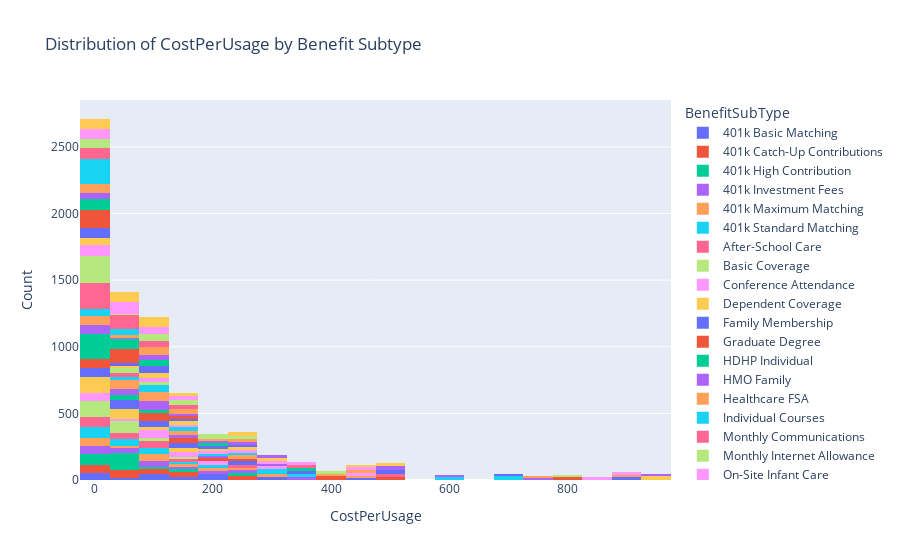
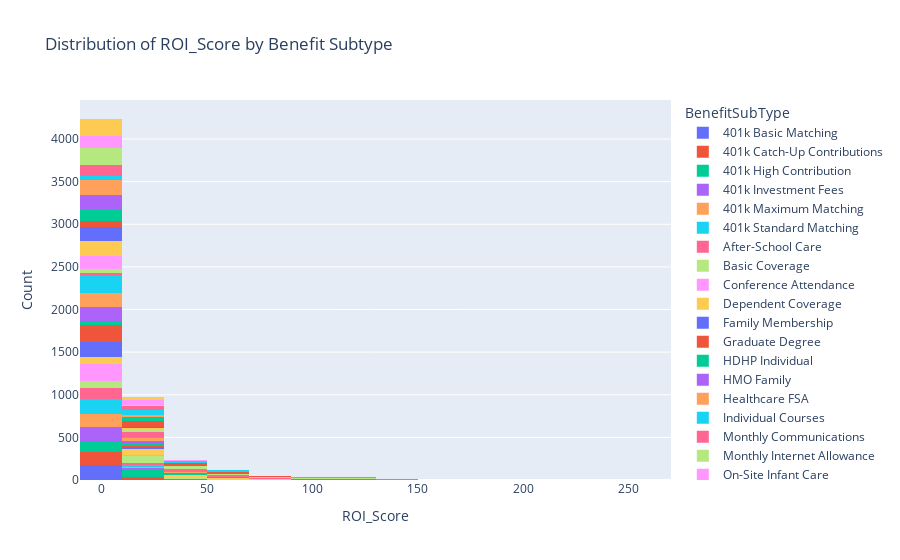

The notebook cell these images were saved under, in order:
### Markdown cell above
## Cost Efficiency and Subcategory Analysis

### Code cell
import warnings
warnings.filterwarnings("ignore")

# Calculate cost-per-usage by BenefitID/BenefitSubType
merged['CostPerUsage'] = merged['BenefitCost'] / merged['UsageFrequency'].replace(0, np.nan)  # Avoid division by zero
merged['CostPerUsage'].fillna(0, inplace=True)  # Fill NaN with 0 for no usage  

# Develop an ROI score (normalize cost-per-usage and satisfaction score)

# Normalize cost-per-usage
max_cost = merged['CostPerUsage'].max()
min_cost = merged['CostPerUsage'].min()
merged['NormalizedCost'] = (merged['CostPerUsage'] - min_cost) / (max_cost - min_cost)

# Normalize satisfaction score
max_satisfaction = merged['SatisfactionScore'].max()
min_satisfaction = merged['SatisfactionScore'].min()
merged['NormalizedSatisfaction'] = (merged['SatisfactionScore'] - min_satisfaction) / (max_satisfaction - min_satisfaction)

# Calculate ROI score
# Those that have no cost or satisfaction will have NaN ROI, which we can handle later
merged['ROI_Score'] = merged['NormalizedSatisfaction'] / merged['NormalizedCost'].replace(0, np.nan)  # Avoid division by zero

# Distribution of cost per usage by BenefitSubType

def create_distribution_plot(df, x_col):
    fig = px.histogram(
        df,
        x=x_col,
        color='BenefitSubType',
        nbins=20,
        category_orders={'BenefitSubType': sorted(df['BenefitSubType'].unique())},
        labels={x_col: x_col},
        title="Distribution of " + x_col + " by Benefit Subtype"
    )
    fig.update_layout(xaxis_title=f'{x_col}', yaxis_title='Count')
    fig.show()

create_distribution_plot(merged, 'CostPerUsage')
create_distribution_plot(merged, 'ROI_Score')

### Figure 1 — Plotly figure (JSON) as saved in the notebook; plotly's stock layout.template omitted (floating-point values rounded to 4 significant figures; data arrays with more than 128 entries replaced by an {"elided": "..."} marker saying what was removed)
{"data": [{"bingroup": "x", "hovertemplate": "BenefitSubType=401k Basic Matching<br>CostPerUsage=%{x}<br>count=%{y}<extra></extra>", "legendgroup": "401k Basic Matching", "marker": {"color": "#636efa", "pattern": {"shape": ""}}, "name": "401k Basic Matching", "nbinsx": 20, "orientation": "v", "showlegend": true, "type": "histogram", "x": {"elided": "238 float values"}, "xaxis": "x", "yaxis": "y"}, {"bingroup": "x", "hovertemplate": "BenefitSubType=401k Catch-Up Contributions<br>CostPerUsage=%{x}<br>count=%{y}<extra></extra>", "legendgroup": "401k Catch-Up Contributions", "marker": {"color": "#EF553B", "pattern": {"shape": ""}}, "name": "401k Catch-Up Contributions", "nbinsx": 20, "orientation": "v", "showlegend": true, "type": "histogram", "x": {"elided": "251 float values"}, "xaxis": "x", "yaxis": "y"}, {"bingroup": "x", "hovertemplate": "BenefitSubType=401k High Contribution<br>CostPerUsage=%{x}<br>count=%{y}<extra></extra>", "legendgroup": "401k High Contribution", "marker": {"color": "#00cc96", "pattern": {"shape": ""}}, "name": "401k High Contribution", "nbinsx": 20, "orientation": "v", "showlegend": true, "type": "histogram", "x": {"elided": "266 float values"}, "xaxis": "x", "yaxis": "y"}, {"bingroup": "x", "hovertemplate": "BenefitSubType=401k Investment Fees<br>CostPerUsage=%{x}<br>count=%{y}<extra></extra>", "legendgroup": "401k Investment Fees", "marker": {"color": "#ab63fa", "pattern": {"shape": ""}}, "name": "401k Investment Fees", "nbinsx": 20, "orientation": "v", "showlegend": true, "type": "histogram", "x": {"elided": "246 float values"}, "xaxis": "x", "yaxis": "y"}, {"bingroup": "x", "hovertemplate": "BenefitSubType=401k Maximum Matching<br>CostPerUsage=%{x}<br>count=%{y}<extra></extra>", "legendgroup": "401k Maximum Matching", "marker": {"color": "#FFA15A", "pattern": {"shape": ""}}, "name": "401k Maximum Matching", "nbinsx": 20, "orientation": "v", "showlegend": true, "type": "histogram", "x": {"elided": "233 float values"}, "xaxis": "x", "yaxis": "y"}, {"bingroup": "x", "hovertemplate": "BenefitSubType=401k Standard Matching<br>CostPerUsage=%{x}<br>count=%{y}<extra></extra>", "legendgroup": "401k Standard Matching", "marker": {"color": "#19d3f3", "pattern": {"shape": ""}}, "name": "401k Standard Matching", "nbinsx": 20, "orientation": "v", "showlegend": true, "type": "histogram", "x": {"elided": "282 float values"}, "xaxis": "x", "yaxis": "y"}, {"bingroup": "x", "hovertemplate": "BenefitSubType=After-School Care<br>CostPerUsage=%{x}<br>count=%{y}<extra></extra>", "legendgroup": "After-School Care", "marker": {"color": "#FF6692", "pattern": {"shape": ""}}, "name": "After-School Care", "nbinsx": 20, "orientation": "v", "showlegend": true, "type": "histogram", "x": {"elided": "237 float values"}, "xaxis": "x", "yaxis": "y"}, {"bingroup": "x", "hovertemplate": "BenefitSubType=Basic Coverage<br>CostPerUsage=%{x}<br>count=%{y}<extra></extra>", "legendgroup": "Basic Coverage", "marker": {"color": "#B6E880", "pattern": {"shape": ""}}, "name": "Basic Coverage", "nbinsx": 20, "orientation": "v", "showlegend": true, "type": "histogram", "x": {"elided": "245 float values"}, "xaxis": "x", "yaxis": "y"}, {"bingroup": "x", "hovertemplate": "BenefitSubType=Conference Attendance<br>CostPerUsage=%{x}<br>count=%{y}<extra></extra>", "legendgroup": "Conference Attendance", "marker": {"color": "#FF97FF", "pattern": {"shape": ""}}, "name": "Conference Attendance", "nbinsx": 20, "orientation": "v", "showlegend": true, "type": "histogram", "x": {"elided": "267 float values"}, "xaxis": "x", "yaxis": "y"}, {"bingroup": "x", "hovertemplate": "BenefitSubType=Dependent Coverage<br>CostPerUsage=%{x}<br>count=%{y}<extra></extra>", "legendgroup": "Dependent Coverage", "marker": {"color": "#FECB52", "pattern": {"shape": ""}}, "name": "Dependent Coverage", "nbinsx": 20, "orientation": "v", "showlegend": true, "type": "histogram", "x": {"elided": "250 float values"}, "xaxis": "x", "yaxis": "y"}, {"bingroup": "x", "hovertemplate": "BenefitSubType=Family Membership<br>CostPerUsage=%{x}<br>count=%{y}<extra></extra>", "legendgroup": "Family Membership", "marker": {"color": "#636efa", "pattern": {"shape": ""}}, "name": "Family Membership", "nbinsx": 20, "orientation": "v", "showlegend": true, "type": "histogram", "x": {"elided": "262 float values"}, "xaxis": "x", "yaxis": "y"}, {"bingroup": "x", "hovertemplate": "BenefitSubType=Graduate Degree<br>CostPerUsage=%{x}<br>count=%{y}<extra></extra>", "legendgroup": "Graduate Degree", "marker": {"color": "#EF553B", "pattern": {"shape": ""}}, "name": "Graduate Degree", "nbinsx": 20, "orientation": "v", "showlegend": true, "type": "histogram", "x": {"elided": "273 float values"}, "xaxis": "x", "yaxis": "y"}, {"bingroup": "x", "hovertemplate": "BenefitSubType=HDHP Individual<br>CostPerUsage=%{x}<br>count=%{y}<extra></extra>", "legendgroup": "HDHP Individual", "marker": {"color": "#00cc96", "pattern": {"shape": ""}}, "name": "HDHP Individual", "nbinsx": 20, "orientation": "v", "showlegend": true, "type": "histogram", "x": {"elided": "241 float values"}, "xaxis": "x", "yaxis": "y"}, {"bingroup": "x", "hovertemplate": "BenefitSubType=HMO Family<br>CostPerUsage=%{x}<br>count=%{y}<extra></extra>", "legendgroup": "HMO Family", "marker": {"color": "#ab63fa", "pattern": {"shape": ""}}, "name": "HMO Family", "nbinsx": 20, "orientation": "v", "showlegend": true, "type": "histogram", "x": {"elided": "254 float values"}, "xaxis": "x", "yaxis": "y"}, {"bingroup": "x", "hovertemplate": "BenefitSubType=Healthcare FSA<br>CostPerUsage=%{x}<br>count=%{y}<extra></extra>", "legendgroup": "Healthcare FSA", "marker": {"color": "#FFA15A", "pattern": {"shape": ""}}, "name": "Healthcare FSA", "nbinsx": 20, "orientation": "v", "showlegend": true, "type": "histogram", "x": {"elided": "266 float values"}, "xaxis": "x", "yaxis": "y"}, {"bingroup": "x", "hovertemplate": "BenefitSubType=Individual Courses<br>CostPerUsage=%{x}<br>count=%{y}<extra></extra>", "legendgroup": "Individual Courses", "marker": {"color": "#19d3f3", "pattern": {"shape": ""}}, "name": "Individual Courses", "nbinsx": 20, "orientation": "v", "showlegend": true, "type": "histogram", "x": {"elided": "266 float values"}, "xaxis": "x", "yaxis": "y"}, {"bingroup": "x", "hovertemplate": "BenefitSubType=Monthly Communications<br>CostPerUsage=%{x}<br>count=%{y}<extra></extra>", "legendgroup": "Monthly Communications", "marker": {"color": "#FF6692", "pattern": {"shape": ""}}, "name": "Monthly Communications", "nbinsx": 20, "orientation": "v", "showlegend": true, "type": "histogram", "x": {"elided": "227 float values"}, "xaxis": "x", "yaxis": "y"}, {"bingroup": "x", "hovertemplate": "BenefitSubType=Monthly Internet Allowance<br>CostPerUsage=%{x}<br>count=%{y}<extra></extra>", "legendgroup": "Monthly Internet Allowance", "marker": {"color": "#B6E880", "pattern": {"shape": ""}}, "name": "Monthly Internet Allowance", "nbinsx": 20, "orientation": "v", "showlegend": true, "type": "histogram", "x": {"elided": "255 float values"}, "xaxis": "x", "yaxis": "y"}, {"bingroup": "x", "hovertemplate": "BenefitSubType=On-Site Infant Care<br>CostPerUsage=%{x}<br>count=%{y}<extra></extra>", "legendgroup": "On-Site Infant Care", "marker": {"color": "#FF97FF", "pattern": {"shape": ""}}, "name": "On-Site Infant Care", "nbinsx": 20, "orientation": "v", "showlegend": true, "type": "histogram", "x": {"elided": "239 float values"}, "xaxis": "x", "yaxis": "y"}, {"bingroup": "x", "hovertemplate": "BenefitSubType=PPO Family<br>CostPerUsage=%{x}<br>count=%{y}<extra></extra>", "legendgroup": "PPO Family", "marker": {"color": "#FECB52", "pattern": {"shape": ""}}, "name": "PPO Family", "nbinsx": 20, "orientation": "v", "showlegend": true, "type": "histogram", "x": {"elided": "237 float values"}, "xaxis": "x", "yaxis": "y"}, {"bingroup": "x", "hovertemplate": "BenefitSubType=PPO Individual<br>CostPerUsage=%{x}<br>count=%{y}<extra></extra>", "legendgroup": "PPO Individual", "marker": {"color": "#636efa", "pattern": {"shape": ""}}, "name": "PPO Individual", "nbinsx": 20, "orientation": "v", "showlegend": true, "type": "histogram", "x": {"elided": "248 float values"}, "xaxis": "x", "yaxis": "y"}, {"bingroup": "x", "hovertemplate": "BenefitSubType=Premium Discount Tier 1<br>CostPerUsage=%{x}<br>count=%{y}<extra></extra>", "legendgroup": "Premium Discount Tier 1", "marker": {"color": "#EF553B", "pattern": {"shape": ""}}, "name": "Premium Discount Tier 1", "nbinsx": 20, "orientation": "v", "showlegend": true, "type": "histogram", "x": {"elided": "262 float values"}, "xaxis": "x", "yaxis": "y"}, {"bingroup": "x", "hovertemplate": "BenefitSubType=Professional Certification<br>CostPerUsage=%{x}<br>count=%{y}<extra></extra>", "legendgroup": "Professional Certification", "marker": {"color": "#00cc96", "pattern": {"shape": ""}}, "name": "Professional Certification", "nbinsx": 20, "orientation": "v", "showlegend": true, "type": "histogram", "x": {"elided": "242 float values"}, "xaxis": "x", "yaxis": "y"}, {"bingroup": "x", "hovertemplate": "BenefitSubType=Supplemental High Amount<br>CostPerUsage=%{x}<br>count=%{y}<extra></extra>", "legendgroup": "Supplemental High Amount", "marker": {"color": "#ab63fa", "pattern": {"shape": ""}}, "name": "Supplemental High Amount", "nbinsx": 20, "orientation": "v", "showlegend": true, "type": "histogram", "x": {"elided": "232 float values"}, "xaxis": "x", "yaxis": "y"}, {"bingroup": "x", "hovertemplate": "BenefitSubType=Supplemental Standard<br>CostPerUsage=%{x}<br>count=%{y}<extra></extra>", "legendgroup": "Supplemental Standard", "marker": {"color": "#FFA15A", "pattern": {"shape": ""}}, "name": "Supplemental Standard", "nbinsx": 20, "orientation": "v", "showlegend": true, "type": "histogram", "x": {"elided": "256 float values"}, "xaxis": "x", "yaxis": "y"}, {"bingroup": "x", "hovertemplate": "BenefitSubType=Tier 1 Partners<br>CostPerUsage=%{x}<br>count=%{y}<extra></extra>", "legendgroup": "Tier 1 Partners", "marker": {"color": "#19d3f3", "pattern": {"shape": ""}}, "name": "Tier 1 Partners", "nbinsx": 20, "orientation": "v", "showlegend": true, "type": "histogram", "x": {"elided": "241 float values"}, "xaxis": "x", "yaxis": "y"}, {"bingroup": "x", "hovertemplate": "BenefitSubType=Tier 2 Partners<br>CostPerUsage=%{x}<br>count=%{y}<extra></extra>", "legendgroup": "Tier 2 Partners", "marker": {"color": "#FF6692", "pattern": {"shape": ""}}, "name": "Tier 2 Partners", "nbinsx": 20, "orientation": "v", "showlegend": true, "type": "histogram", "x": {"elided": "260 float values"}, "xaxis": "x", "yaxis": "y"}, {"bingroup": "x", "hovertemplate": "BenefitSubType=Tier 3 Partners<br>CostPerUsage=%{x}<br>count=%{y}<extra></extra>", "legendgroup": "Tier 3 Partners", "marker": {"color": "#B6E880", "pattern": {"shape": ""}}, "name": "Tier 3 Partners", "nbinsx": 20, "orientation": "v", "showlegend": true, "type": "histogram", "x": {"elided": "277 float values"}, "xaxis": "x", "yaxis": "y"}, {"bingroup": "x", "hovertemplate": "BenefitSubType=Transit Subsidy<br>CostPerUsage=%{x}<br>count=%{y}<extra></extra>", "legendgroup": "Transit Subsidy", "marker": {"color": "#FF97FF", "pattern": {"shape": ""}}, "name": "Transit Subsidy", "nbinsx": 20, "orientation": "v", "showlegend": true, "type": "histogram", "x": {"elided": "260 float values"}, "xaxis": "x", "yaxis": "y"}, {"bingroup": "x", "hovertemplate": "BenefitSubType=Undergraduate Degree<br>CostPerUsage=%{x}<br>count=%{y}<extra></extra>", "legendgroup": "Undergraduate Degree", "marker": {"color": "#FECB52", "pattern": {"shape": ""}}, "name": "Undergraduate Degree", "nbinsx": 20, "orientation": "v", "showlegend": true, "type": "histogram", "x": {"elided": "313 float values"}, "xaxis": "x", "yaxis": "y"}], "layout": {"barmode": "relative", "legend": {"title": {"text": "BenefitSubType"}, "tracegroupgap": 0}, "title": {"text": "Distribution of CostPerUsage by Benefit Subtype"}, "xaxis": {"anchor": "y", "domain": [0, 1], "title": {"text": "CostPerUsage"}}, "yaxis": {"anchor": "x", "domain": [0, 1], "title": {"text": "Count"}}}}

### Figure 2 — Plotly figure (JSON) as saved in the notebook; plotly's stock layout.template omitted (floating-point values rounded to 4 significant figures; data arrays with more than 128 entries replaced by an {"elided": "..."} marker saying what was removed)
{"data": [{"bingroup": "x", "hovertemplate": "BenefitSubType=401k Basic Matching<br>ROI_Score=%{x}<br>count=%{y}<extra></extra>", "legendgroup": "401k Basic Matching", "marker": {"color": "#636efa", "pattern": {"shape": ""}}, "name": "401k Basic Matching", "nbinsx": 20, "orientation": "v", "showlegend": true, "type": "histogram", "x": {"elided": "238 float values"}, "xaxis": "x", "yaxis": "y"}, {"bingroup": "x", "hovertemplate": "BenefitSubType=401k Catch-Up Contributions<br>ROI_Score=%{x}<br>count=%{y}<extra></extra>", "legendgroup": "401k Catch-Up Contributions", "marker": {"color": "#EF553B", "pattern": {"shape": ""}}, "name": "401k Catch-Up Contributions", "nbinsx": 20, "orientation": "v", "showlegend": true, "type": "histogram", "x": {"elided": "251 float values"}, "xaxis": "x", "yaxis": "y"}, {"bingroup": "x", "hovertemplate": "BenefitSubType=401k High Contribution<br>ROI_Score=%{x}<br>count=%{y}<extra></extra>", "legendgroup": "401k High Contribution", "marker": {"color": "#00cc96", "pattern": {"shape": ""}}, "name": "401k High Contribution", "nbinsx": 20, "orientation": "v", "showlegend": true, "type": "histogram", "x": {"elided": "266 float values"}, "xaxis": "x", "yaxis": "y"}, {"bingroup": "x", "hovertemplate": "BenefitSubType=401k Investment Fees<br>ROI_Score=%{x}<br>count=%{y}<extra></extra>", "legendgroup": "401k Investment Fees", "marker": {"color": "#ab63fa", "pattern": {"shape": ""}}, "name": "401k Investment Fees", "nbinsx": 20, "orientation": "v", "showlegend": true, "type": "histogram", "x": {"elided": "246 float values"}, "xaxis": "x", "yaxis": "y"}, {"bingroup": "x", "hovertemplate": "BenefitSubType=401k Maximum Matching<br>ROI_Score=%{x}<br>count=%{y}<extra></extra>", "legendgroup": "401k Maximum Matching", "marker": {"color": "#FFA15A", "pattern": {"shape": ""}}, "name": "401k Maximum Matching", "nbinsx": 20, "orientation": "v", "showlegend": true, "type": "histogram", "x": {"elided": "233 float values"}, "xaxis": "x", "yaxis": "y"}, {"bingroup": "x", "hovertemplate": "BenefitSubType=401k Standard Matching<br>ROI_Score=%{x}<br>count=%{y}<extra></extra>", "legendgroup": "401k Standard Matching", "marker": {"color": "#19d3f3", "pattern": {"shape": ""}}, "name": "401k Standard Matching", "nbinsx": 20, "orientation": "v", "showlegend": true, "type": "histogram", "x": {"elided": "282 float values"}, "xaxis": "x", "yaxis": "y"}, {"bingroup": "x", "hovertemplate": "BenefitSubType=After-School Care<br>ROI_Score=%{x}<br>count=%{y}<extra></extra>", "legendgroup": "After-School Care", "marker": {"color": "#FF6692", "pattern": {"shape": ""}}, "name": "After-School Care", "nbinsx": 20, "orientation": "v", "showlegend": true, "type": "histogram", "x": {"elided": "237 float values"}, "xaxis": "x", "yaxis": "y"}, {"bingroup": "x", "hovertemplate": "BenefitSubType=Basic Coverage<br>ROI_Score=%{x}<br>count=%{y}<extra></extra>", "legendgroup": "Basic Coverage", "marker": {"color": "#B6E880", "pattern": {"shape": ""}}, "name": "Basic Coverage", "nbinsx": 20, "orientation": "v", "showlegend": true, "type": "histogram", "x": {"elided": "245 float values"}, "xaxis": "x", "yaxis": "y"}, {"bingroup": "x", "hovertemplate": "BenefitSubType=Conference Attendance<br>ROI_Score=%{x}<br>count=%{y}<extra></extra>", "legendgroup": "Conference Attendance", "marker": {"color": "#FF97FF", "pattern": {"shape": ""}}, "name": "Conference Attendance", "nbinsx": 20, "orientation": "v", "showlegend": true, "type": "histogram", "x": {"elided": "267 float values"}, "xaxis": "x", "yaxis": "y"}, {"bingroup": "x", "hovertemplate": "BenefitSubType=Dependent Coverage<br>ROI_Score=%{x}<br>count=%{y}<extra></extra>", "legendgroup": "Dependent Coverage", "marker": {"color": "#FECB52", "pattern": {"shape": ""}}, "name": "Dependent Coverage", "nbinsx": 20, "orientation": "v", "showlegend": true, "type": "histogram", "x": {"elided": "250 float values"}, "xaxis": "x", "yaxis": "y"}, {"bingroup": "x", "hovertemplate": "BenefitSubType=Family Membership<br>ROI_Score=%{x}<br>count=%{y}<extra></extra>", "legendgroup": "Family Membership", "marker": {"color": "#636efa", "pattern": {"shape": ""}}, "name": "Family Membership", "nbinsx": 20, "orientation": "v", "showlegend": true, "type": "histogram", "x": {"elided": "262 float values"}, "xaxis": "x", "yaxis": "y"}, {"bingroup": "x", "hovertemplate": "BenefitSubType=Graduate Degree<br>ROI_Score=%{x}<br>count=%{y}<extra></extra>", "legendgroup": "Graduate Degree", "marker": {"color": "#EF553B", "pattern": {"shape": ""}}, "name": "Graduate Degree", "nbinsx": 20, "orientation": "v", "showlegend": true, "type": "histogram", "x": {"elided": "273 float values"}, "xaxis": "x", "yaxis": "y"}, {"bingroup": "x", "hovertemplate": "BenefitSubType=HDHP Individual<br>ROI_Score=%{x}<br>count=%{y}<extra></extra>", "legendgroup": "HDHP Individual", "marker": {"color": "#00cc96", "pattern": {"shape": ""}}, "name": "HDHP Individual", "nbinsx": 20, "orientation": "v", "showlegend": true, "type": "histogram", "x": {"elided": "241 float values"}, "xaxis": "x", "yaxis": "y"}, {"bingroup": "x", "hovertemplate": "BenefitSubType=HMO Family<br>ROI_Score=%{x}<br>count=%{y}<extra></extra>", "legendgroup": "HMO Family", "marker": {"color": "#ab63fa", "pattern": {"shape": ""}}, "name": "HMO Family", "nbinsx": 20, "orientation": "v", "showlegend": true, "type": "histogram", "x": {"elided": "254 float values"}, "xaxis": "x", "yaxis": "y"}, {"bingroup": "x", "hovertemplate": "BenefitSubType=Healthcare FSA<br>ROI_Score=%{x}<br>count=%{y}<extra></extra>", "legendgroup": "Healthcare FSA", "marker": {"color": "#FFA15A", "pattern": {"shape": ""}}, "name": "Healthcare FSA", "nbinsx": 20, "orientation": "v", "showlegend": true, "type": "histogram", "x": {"elided": "266 float values"}, "xaxis": "x", "yaxis": "y"}, {"bingroup": "x", "hovertemplate": "BenefitSubType=Individual Courses<br>ROI_Score=%{x}<br>count=%{y}<extra></extra>", "legendgroup": "Individual Courses", "marker": {"color": "#19d3f3", "pattern": {"shape": ""}}, "name": "Individual Courses", "nbinsx": 20, "orientation": "v", "showlegend": true, "type": "histogram", "x": {"elided": "266 float values"}, "xaxis": "x", "yaxis": "y"}, {"bingroup": "x", "hovertemplate": "BenefitSubType=Monthly Communications<br>ROI_Score=%{x}<br>count=%{y}<extra></extra>", "legendgroup": "Monthly Communications", "marker": {"color": "#FF6692", "pattern": {"shape": ""}}, "name": "Monthly Communications", "nbinsx": 20, "orientation": "v", "showlegend": true, "type": "histogram", "x": {"elided": "227 float values"}, "xaxis": "x", "yaxis": "y"}, {"bingroup": "x", "hovertemplate": "BenefitSubType=Monthly Internet Allowance<br>ROI_Score=%{x}<br>count=%{y}<extra></extra>", "legendgroup": "Monthly Internet Allowance", "marker": {"color": "#B6E880", "pattern": {"shape": ""}}, "name": "Monthly Internet Allowance", "nbinsx": 20, "orientation": "v", "showlegend": true, "type": "histogram", "x": {"elided": "255 float values"}, "xaxis": "x", "yaxis": "y"}, {"bingroup": "x", "hovertemplate": "BenefitSubType=On-Site Infant Care<br>ROI_Score=%{x}<br>count=%{y}<extra></extra>", "legendgroup": "On-Site Infant Care", "marker": {"color": "#FF97FF", "pattern": {"shape": ""}}, "name": "On-Site Infant Care", "nbinsx": 20, "orientation": "v", "showlegend": true, "type": "histogram", "x": {"elided": "239 float values"}, "xaxis": "x", "yaxis": "y"}, {"bingroup": "x", "hovertemplate": "BenefitSubType=PPO Family<br>ROI_Score=%{x}<br>count=%{y}<extra></extra>", "legendgroup": "PPO Family", "marker": {"color": "#FECB52", "pattern": {"shape": ""}}, "name": "PPO Family", "nbinsx": 20, "orientation": "v", "showlegend": true, "type": "histogram", "x": {"elided": "237 float values"}, "xaxis": "x", "yaxis": "y"}, {"bingroup": "x", "hovertemplate": "BenefitSubType=PPO Individual<br>ROI_Score=%{x}<br>count=%{y}<extra></extra>", "legendgroup": "PPO Individual", "marker": {"color": "#636efa", "pattern": {"shape": ""}}, "name": "PPO Individual", "nbinsx": 20, "orientation": "v", "showlegend": true, "type": "histogram", "x": {"elided": "248 float values"}, "xaxis": "x", "yaxis": "y"}, {"bingroup": "x", "hovertemplate": "BenefitSubType=Premium Discount Tier 1<br>ROI_Score=%{x}<br>count=%{y}<extra></extra>", "legendgroup": "Premium Discount Tier 1", "marker": {"color": "#EF553B", "pattern": {"shape": ""}}, "name": "Premium Discount Tier 1", "nbinsx": 20, "orientation": "v", "showlegend": true, "type": "histogram", "x": {"elided": "262 float values"}, "xaxis": "x", "yaxis": "y"}, {"bingroup": "x", "hovertemplate": "BenefitSubType=Professional Certification<br>ROI_Score=%{x}<br>count=%{y}<extra></extra>", "legendgroup": "Professional Certification", "marker": {"color": "#00cc96", "pattern": {"shape": ""}}, "name": "Professional Certification", "nbinsx": 20, "orientation": "v", "showlegend": true, "type": "histogram", "x": {"elided": "242 float values"}, "xaxis": "x", "yaxis": "y"}, {"bingroup": "x", "hovertemplate": "BenefitSubType=Supplemental High Amount<br>ROI_Score=%{x}<br>count=%{y}<extra></extra>", "legendgroup": "Supplemental High Amount", "marker": {"color": "#ab63fa", "pattern": {"shape": ""}}, "name": "Supplemental High Amount", "nbinsx": 20, "orientation": "v", "showlegend": true, "type": "histogram", "x": {"elided": "232 float values"}, "xaxis": "x", "yaxis": "y"}, {"bingroup": "x", "hovertemplate": "BenefitSubType=Supplemental Standard<br>ROI_Score=%{x}<br>count=%{y}<extra></extra>", "legendgroup": "Supplemental Standard", "marker": {"color": "#FFA15A", "pattern": {"shape": ""}}, "name": "Supplemental Standard", "nbinsx": 20, "orientation": "v", "showlegend": true, "type": "histogram", "x": {"elided": "256 float values"}, "xaxis": "x", "yaxis": "y"}, {"bingroup": "x", "hovertemplate": "BenefitSubType=Tier 1 Partners<br>ROI_Score=%{x}<br>count=%{y}<extra></extra>", "legendgroup": "Tier 1 Partners", "marker": {"color": "#19d3f3", "pattern": {"shape": ""}}, "name": "Tier 1 Partners", "nbinsx": 20, "orientation": "v", "showlegend": true, "type": "histogram", "x": {"elided": "241 float values"}, "xaxis": "x", "yaxis": "y"}, {"bingroup": "x", "hovertemplate": "BenefitSubType=Tier 2 Partners<br>ROI_Score=%{x}<br>count=%{y}<extra></extra>", "legendgroup": "Tier 2 Partners", "marker": {"color": "#FF6692", "pattern": {"shape": ""}}, "name": "Tier 2 Partners", "nbinsx": 20, "orientation": "v", "showlegend": true, "type": "histogram", "x": {"elided": "260 float values"}, "xaxis": "x", "yaxis": "y"}, {"bingroup": "x", "hovertemplate": "BenefitSubType=Tier 3 Partners<br>ROI_Score=%{x}<br>count=%{y}<extra></extra>", "legendgroup": "Tier 3 Partners", "marker": {"color": "#B6E880", "pattern": {"shape": ""}}, "name": "Tier 3 Partners", "nbinsx": 20, "orientation": "v", "showlegend": true, "type": "histogram", "x": {"elided": "277 float values"}, "xaxis": "x", "yaxis": "y"}, {"bingroup": "x", "hovertemplate": "BenefitSubType=Transit Subsidy<br>ROI_Score=%{x}<br>count=%{y}<extra></extra>", "legendgroup": "Transit Subsidy", "marker": {"color": "#FF97FF", "pattern": {"shape": ""}}, "name": "Transit Subsidy", "nbinsx": 20, "orientation": "v", "showlegend": true, "type": "histogram", "x": {"elided": "260 float values"}, "xaxis": "x", "yaxis": "y"}, {"bingroup": "x", "hovertemplate": "BenefitSubType=Undergraduate Degree<br>ROI_Score=%{x}<br>count=%{y}<extra></extra>", "legendgroup": "Undergraduate Degree", "marker": {"color": "#FECB52", "pattern": {"shape": ""}}, "name": "Undergraduate Degree", "nbinsx": 20, "orientation": "v", "showlegend": true, "type": "histogram", "x": {"elided": "313 float values"}, "xaxis": "x", "yaxis": "y"}], "layout": {"barmode": "relative", "legend": {"title": {"text": "BenefitSubType"}, "tracegroupgap": 0}, "title": {"text": "Distribution of ROI_Score by Benefit Subtype"}, "xaxis": {"anchor": "y", "domain": [0, 1], "title": {"text": "ROI_Score"}}, "yaxis": {"anchor": "x", "domain": [0, 1], "title": {"text": "Count"}}}}
